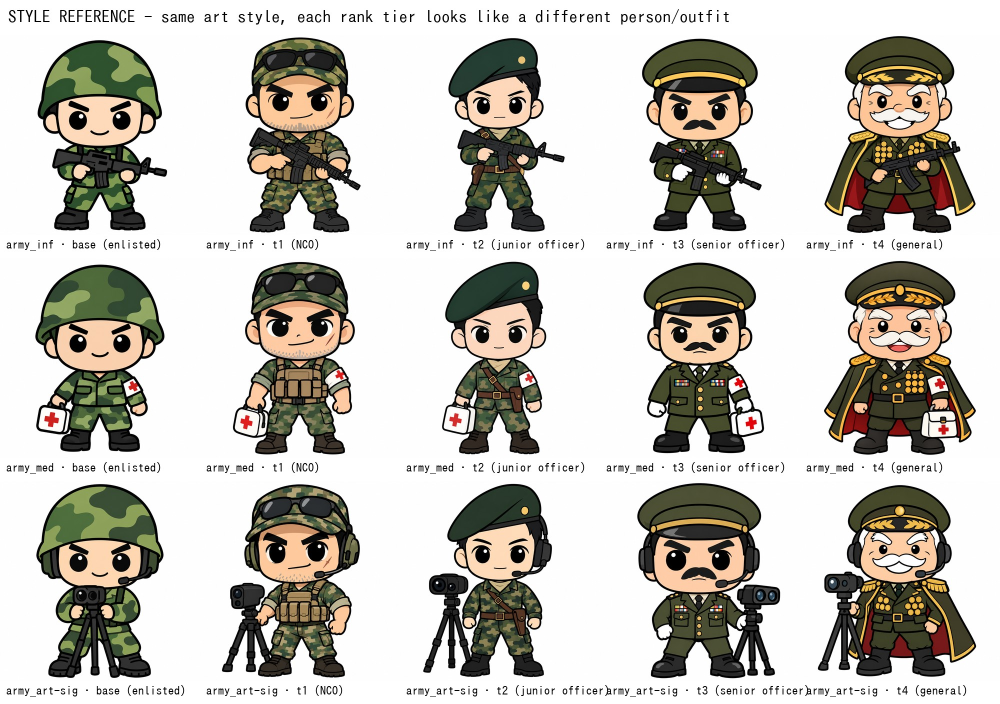
#> input picture art/handoff_images/reference/01_style_and_rank_tiers_army.jpg, 2000 x 1408 px (shown at 1/2 size); its folder holds 2 pictures in this run
$ python cutout.py ../art/handoff_images/reference ../art/handoff_images/reference/02_navy_base.jpg 5
#> lines starting #> are read from the running program, lines starting #| are printed output that depends on the picture; after the words box and inside, x2 and y2 are one past the last pixel; in counts of white or black regions, pixels touching at a corner belong together
"""생성한 캐릭터 그림(흰 배경)을 게임용 투명 배경 그림으로 바꾼다.
사용: python3 -I tools/cutout.py <원본 폴더> <출력 폴더> [크기=256]
가장자리에서 이어진 밝은 무채색(흰 배경·바닥 그림자)만 지우므로 흰 군복처럼 선 안쪽의 흰색은 남는다."""
import sys, os
from collections import deque
import numpy as np
from PIL import Image, ImageFilter

def finish(out, alpha, size):
    box = alpha.point(lambda v: 255 if v > 24 else 0).getbbox()
    out = out.crop(box); side = max(out.size); pad = int(side * 0.04)
    sq = Image.new('RGBA', (side + pad * 2, side + pad * 2), (0, 0, 0, 0))
    sq.paste(out, ((side - out.width) // 2 + pad, side - out.height + pad))    # 발을 바닥에 맞춤
    return sq.resize((size, size), Image.LANCZOS)

def matte(src):
    """그림의 배경을 투명하게 만든 RGBA 그림과 배경 비율을 돌려준다 (자르거나 줄이지 않는다)."""
    if src.mode == 'RGBA':                       # 이미 배경이 투명한 그림은 그대로 쓴다 (가장자리 대부분이 투명할 때)
        al = np.asarray(src.getchannel('A')); edge = np.concatenate([al[0], al[-1], al[:, 0], al[:, -1]])
        if (edge < 16).mean() > 0.9: return src, float((al < 16).mean())
    im = src.convert('RGB'); a = np.asarray(im).astype(np.int16)
#> in matte, im is the input picture: PIL image 2000x1408 RGB; mean R, G, B 194.8, 191.9, 184.3
    h, w, _ = a.shape
#> h = 1408; w = 2000
    mn, mx = a.min(2), a.max(2)
    bgish = (mn > 196) & (mx - mn < 26)          # 밝고 색이 거의 없는 픽셀
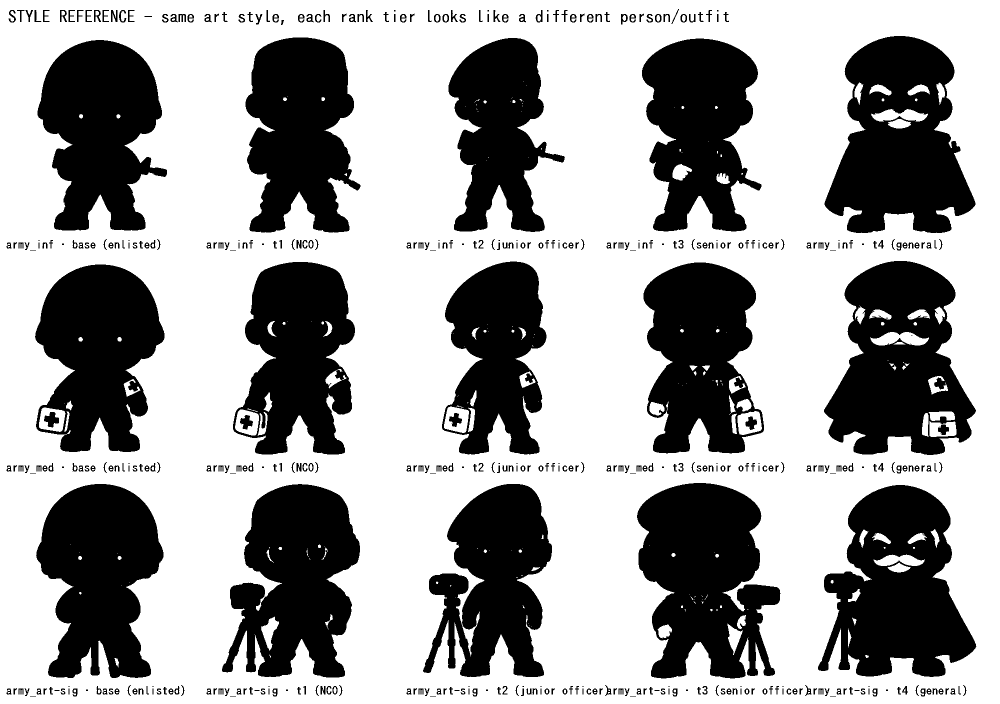
#> bgish: shape (1408, 2000) bool (shown at 1/2 size); 63.6% white; 481 black regions (68 under 20 px), largest, box (x1, y1, x2, y2) and area: (1274, 966, 1561, 1357) 76753, (1649, 72, 1951, 466) 76206, (1636, 970, 1953, 1354) 75451
    seen = np.zeros((h, w), bool); q = deque()
    for x in range(w):
        for y in (0, h - 1):
            if bgish[y, x] and not seen[y, x]: seen[y, x] = True; q.append((y, x))
#> seen: shape (1408, 2000) bool; 0.14% white in thin lines or dots
    for y in range(h):
        for x in (0, w - 1):
            if bgish[y, x] and not seen[y, x]: seen[y, x] = True; q.append((y, x))
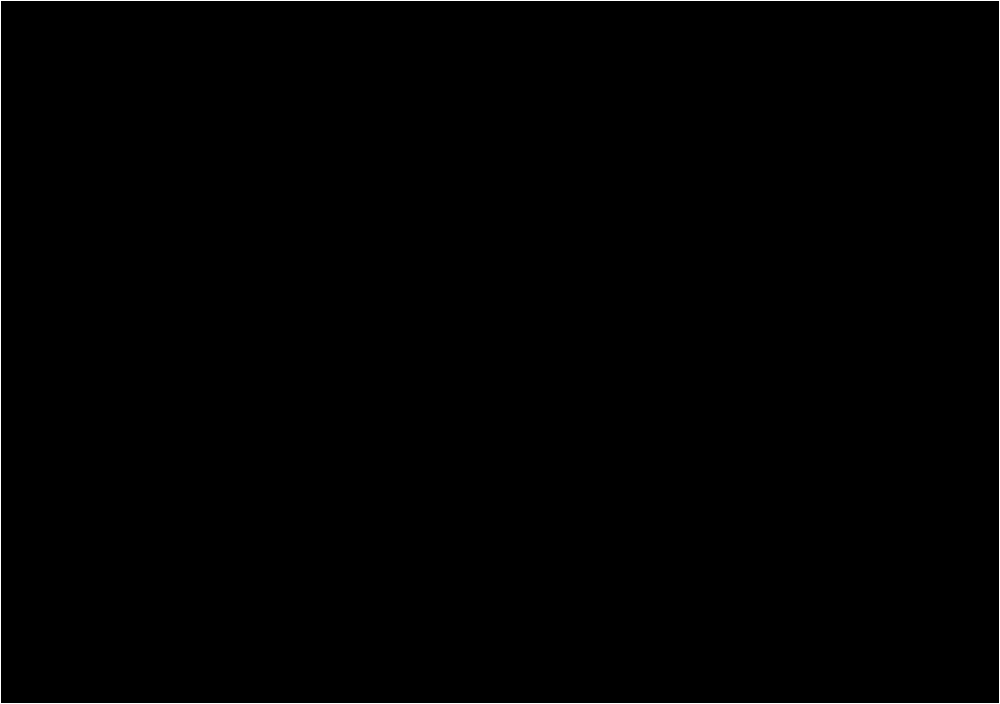
#> seen: shape (1408, 2000) bool (shown at 1/2 size); 0.24% white in thin lines or dots
    while q:
        y, x = q.popleft()
        for dy, dx in ((1, 0), (-1, 0), (0, 1), (0, -1)):
            ny, nx = y + dy, x + dx
            if 0 <= ny < h and 0 <= nx < w and bgish[ny, nx] and not seen[ny, nx]: seen[ny, nx] = True; q.append((ny, nx))
#> seen: shape (1408, 2000) bool; 62.3% white; 470 black regions (62 under 20 px), largest, box (x1, y1, x2, y2) and area: (1649, 72, 1951, 466) 80523, (1648, 522, 1952, 910) 80113, (1636, 970, 1953, 1354) 79395
    alpha = Image.fromarray(np.where(seen, 0, 255).astype(np.uint8))
    alpha = alpha.filter(ImageFilter.MinFilter(3)).filter(ImageFilter.GaussianBlur(0.8))   # 흰 테두리 줄이기
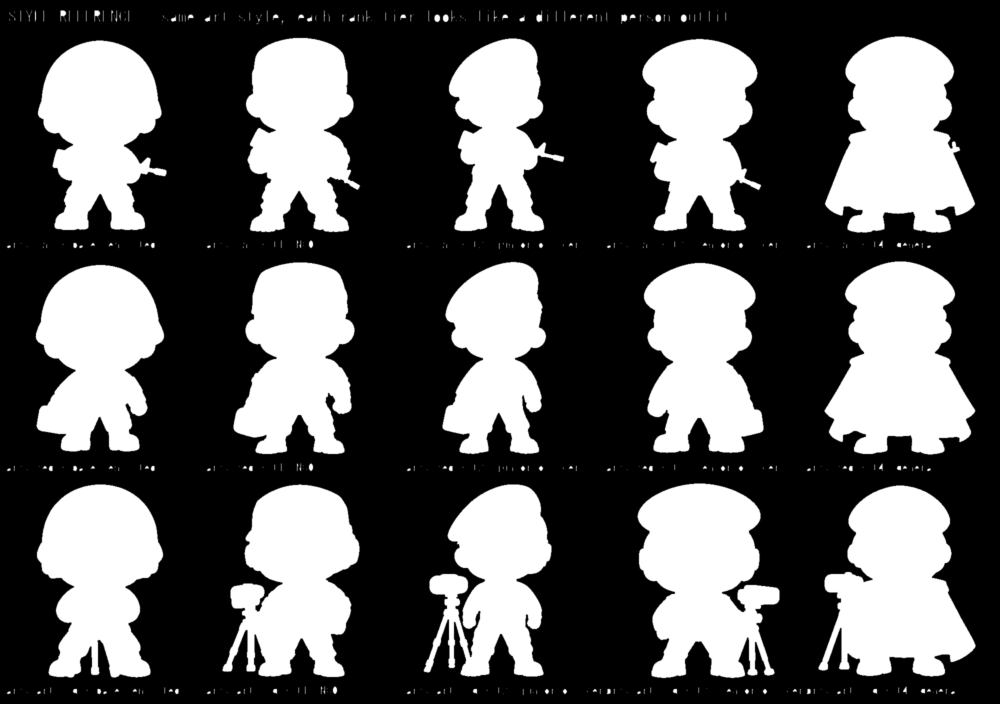
#> alpha: PIL image 2000x1408 L (shown at 1/2 size); min 0, max 255, mean 91.2
    out = im.convert('RGBA'); out.putalpha(alpha)
#> after `out.putalpha(alpha)`:
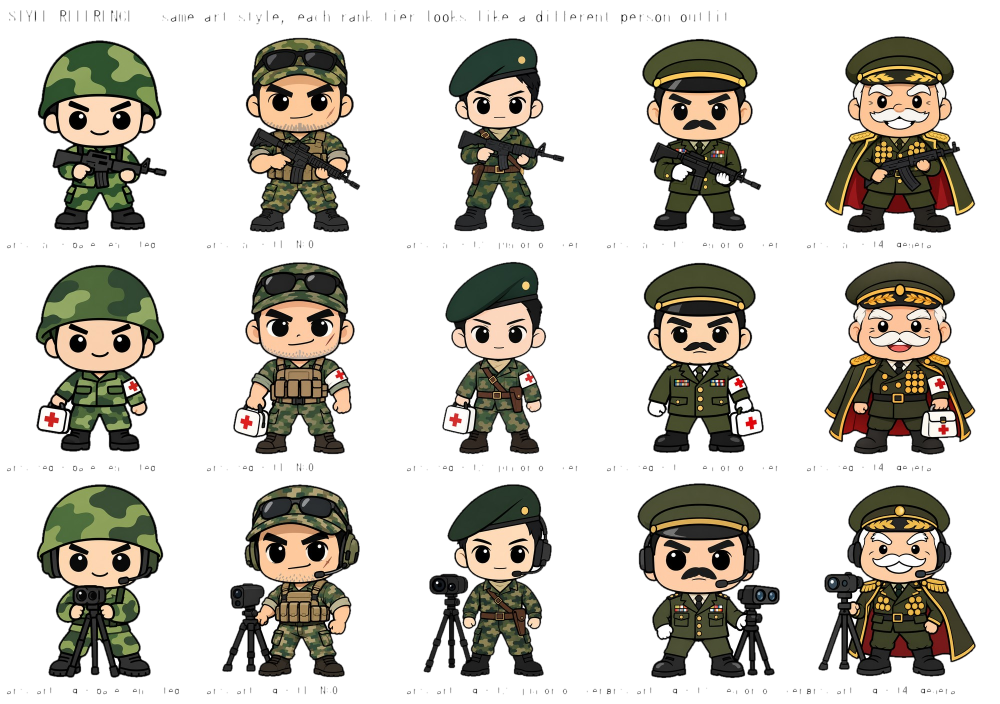
#> out: PIL image 2000x1408 RGBA (shown at 1/2 size); mean R, G, B, A 194.8, 191.9, 184.3, 91.2; transparent parts drawn white
    return out, float(seen.mean())

def cutout(path, size):
    out, bg = matte(Image.open(path))
#> bg = 0.623
    return finish(out, out.getchannel('A'), size), bg
#> in finish, `box = alpha.point(lambda v: 255 if v > 24 else 0).getbbox()`: box = (13, 20, 1952, 1391)
#> in finish, `out = out.crop(box)`:
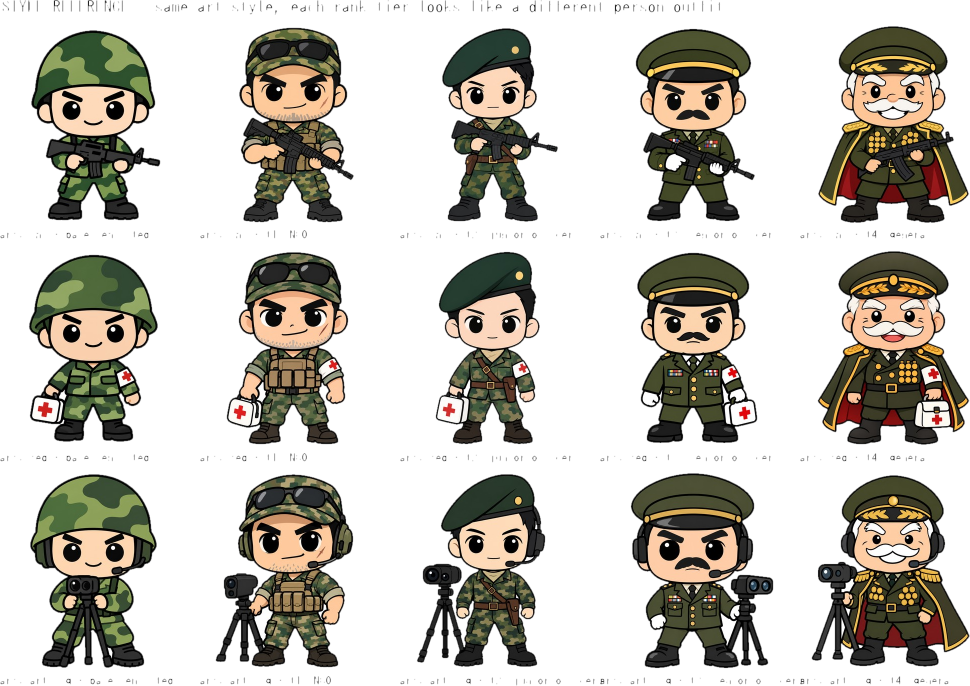
#> out: PIL image 1939x1371 RGBA (shown at 1/2 size); mean R, G, B, A 191.3, 188.2, 180.2, 96.6; transparent parts drawn white
#> in finish, `sq = Image.new('RGBA', (side + pad * 2, side + pad * 2), (0, 0, 0, 0))`: sq: PIL image 2093x2093 RGBA; every value is 0
#> in finish, `sq.paste(out, ((side - out.width) // 2 + pad, side - out.height + pad))`:
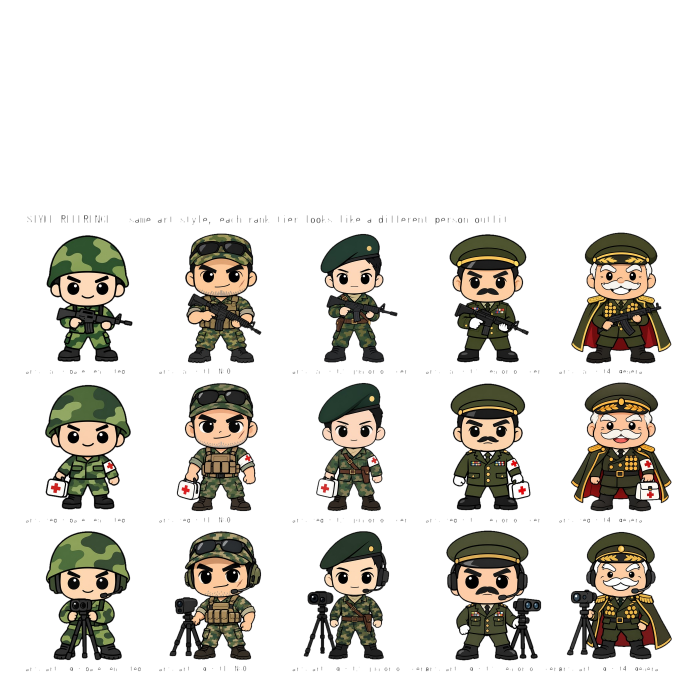
#> sq: PIL image 2093x2093 RGBA (shown at 1/3 size); mean R, G, B, A 116.1, 114.2, 109.3, 58.6; transparent parts drawn white

if __name__ == '__main__':
    src, dst = sys.argv[1], sys.argv[2]; size = int(sys.argv[3]) if len(sys.argv) > 3 else 256
    os.makedirs(dst, exist_ok=True)
    for f in sorted(os.listdir(src)):
        if not f.lower().endswith(('.webp', '.png', '.jpg')): continue
        img, bg = cutout(os.path.join(src, f), size)
        img.save(os.path.join(dst, os.path.splitext(f)[0] + '.webp'), 'WEBP', quality=88, method=6)
        print(f'{f}: 배경 {bg:.0%}' + ('  ← 배경 제거 확인 필요' if bg < 0.25 or bg > 0.85 else ''))
#| 01_style_and_rank_tiers_army.jpg: 배경 62%
#> pass 2 of the loop `for f in sorted(os.listdir(src)):`:
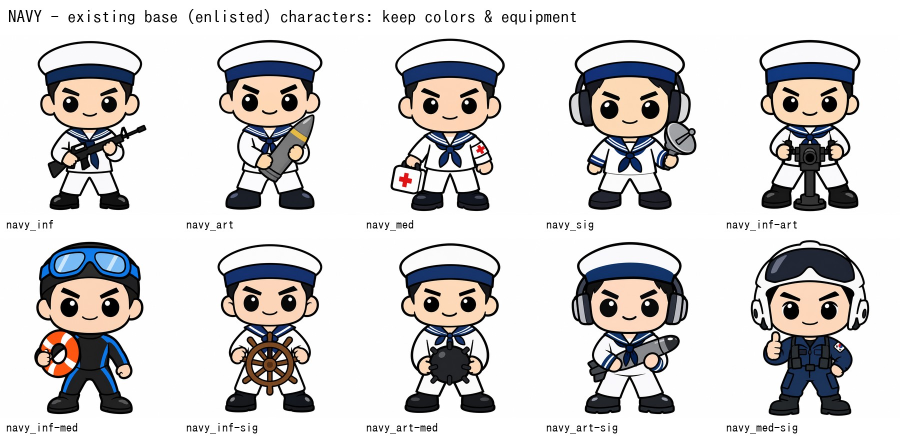
#> input picture art/handoff_images/reference/02_navy_base.jpg, 1800 x 882 px (shown at 1/2 size)
#> in matte, im is the input picture: PIL image 1800x882 RGB; mean R, G, B 210.1, 208.2, 208.2
#> a: shape (882, 1800, 3) int16
#> mn: shape (882, 1800) int16
#> mx: shape (882, 1800) int16
#> bgish: shape (882, 1800) bool; 72.5% white; 192 black regions (28 under 20 px), largest, box (x1, y1, x2, y2) and area: (68, 483, 287, 828) 53422, (1501, 480, 1739, 832) 49663, (1138, 80, 1393, 420) 45398
#> after the loop in matte (call 2), `for y in range(h):`:
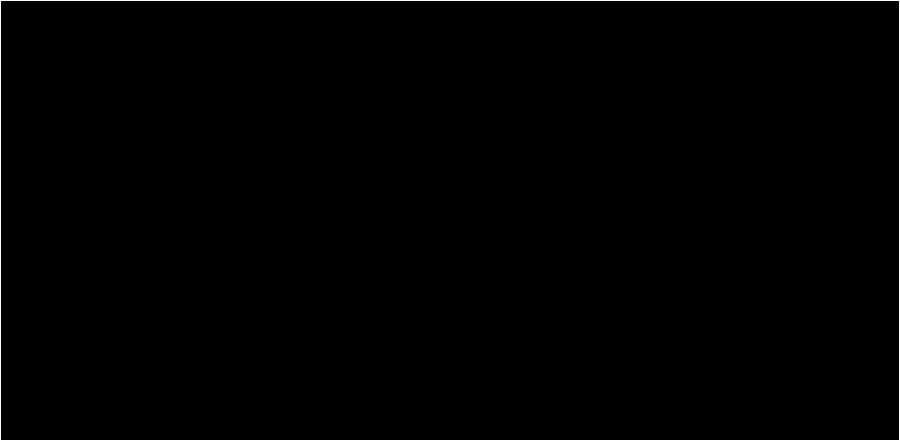
#> seen: shape (882, 1800) bool (shown at 1/2 size); 0.34% white in thin lines or dots
#> bg = 0.649
#> box = (13, 20, 1739, 863)
#> in finish (call 2), `sq.paste(out, ((side - out.width) // 2 + pad, side - out.height + pad))`:
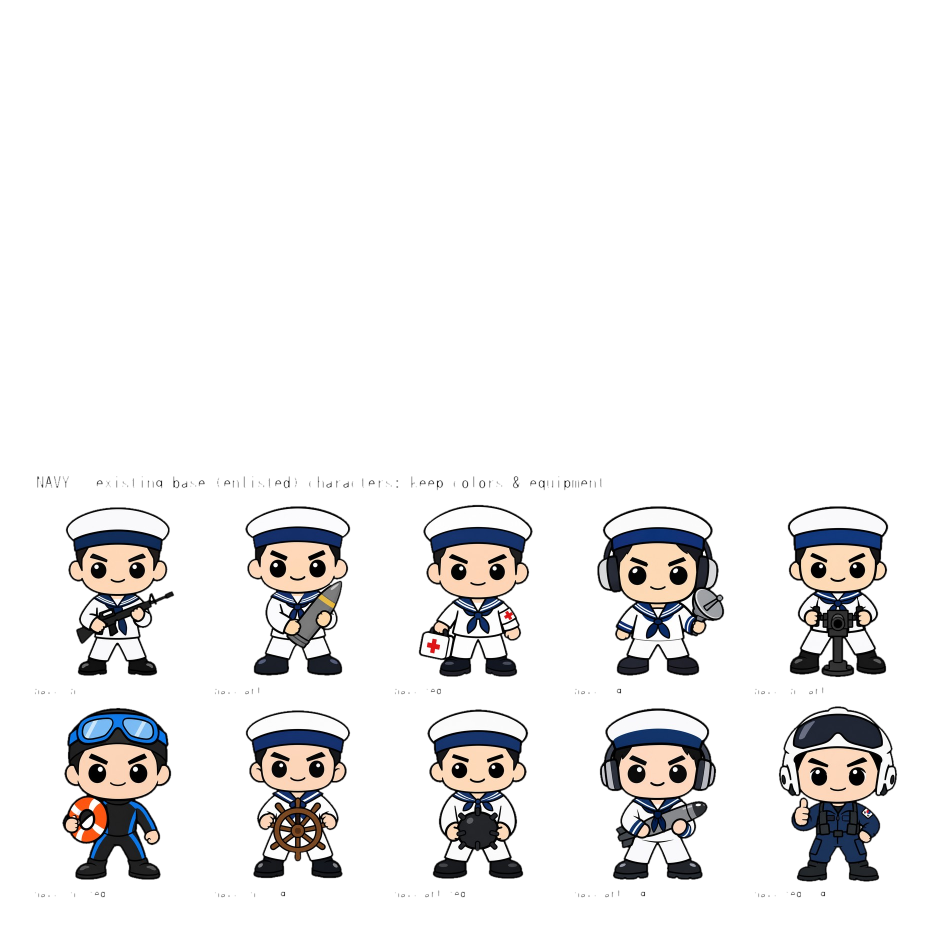
#> sq: PIL image 1864x1864 RGBA (shown at 1/2 size); mean R, G, B, A 86.3, 85.4, 85.4, 38.9; transparent parts drawn white
#| 02_navy_base.jpg: 배경 65%
